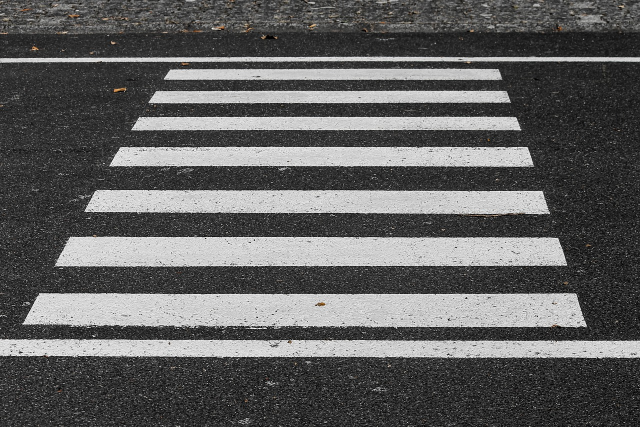
#> input picture Source/haar_model/neg/file.png, 1280 x 853 px, given in place of file.bmp, which was not available (shown at 1/2 size)
$ jupyter execute --allow-errors training.ipynb   (shell and % lines are left out)   (text cells are left out)
#> lines starting #> are read from the running program, lines starting #| are printed output that depends on the picture; after the words box and inside, x2 and y2 are one past the last pixel; in counts of white or black regions, pixels touching at a corner belong together; pictures that were not available may be replaced by others from this repository, and a replacement may not be noted
[cell 1]
from google.colab.patches import cv2_imshow
import cv2
import numpy as np
import os

[cell 2]
os.mkdir('pos')
os.mkdir('neg')
os.mkdir('negInColor')
os.mkdir('xml_data')
os.mkdir('most_fitting_photos')

[cell 3]
img = cv2.imread('/content/file.bmp')
#> img is the input picture: shape (853, 1280, 3); mean B, G, R 95.7, 95.9, 96.1
img = cv2.cvtColor(img, cv2.COLOR_BGR2GRAY)
#> img: shape (853, 1280)
cv2.imwrite('/content/pos/file.bmp', img)
#> Out = True
#> `lineRegions = lineDetector.detectMultiScale(grayImage, scaleFactor=scf..`: lineRegions = 295 rows, first 6: [315, 4, 112, 32], [480, 28, 136, 39], [443, 53, 108, 31], [563, 64, 114, 33], [4, 85, 110, 32], [358, 82, 121, 35]
#> `numberOfRectangles = len(lineRegions)`: numberOfRectangles = 295

[cell 4]
len(os.listdir('/content/neg'))

#> (a cell that did not finish here is left out)

[cell 6]
with open('neg.txt', 'a') as file:
  for negImage in os.listdir('/content/neg'):
    file.write(os.path.join('/content/neg', negImage))
    file.write('\n')

[cell 7]
os.mkdir('most_fitting_photos')

[cell 8]
# load the image and convert it to grayscale
image = cv2.imread('/content/file.bmp')
grayImage = cv2.cvtColor(image, cv2.COLOR_BGR2GRAY)

# load the line detector and detect lines in the image
lineDetector = cv2.CascadeClassifier('/content/xml_data/cascade.xml') # link do xml'a

#> (the rest of this cell did not finish here and is left out)

#> (a cell that did not finish here is left out)

[cell 10]
# load the image and convert it to grayscale
image = cv2.imread('/content/file.bmp')
grayImage = cv2.cvtColor(image, cv2.COLOR_BGR2GRAY)

# load the line detector and detect lines in the image
lineDetector = cv2.CascadeClassifier('/content/xml_data/cascade.xml') # link do xml'a

lineRegions = lineDetector.detectMultiScale(grayImage, scaleFactor=1.13, minNeighbors=3, minSize=(105, 27),  maxSize=(250, 80), flags=cv2.CASCADE_SCALE_IMAGE)
#> lineRegions = 14 rows, first 6: [668, 25, 126, 36], [1118, 376, 130, 37], [150, 303, 142, 40], [561, 740, 133, 38], [122, 232, 205, 58], [360, 737, 210, 60]

print(f"Total {len(lineRegions)} line(s) found on the image")
#| Total 14 line(s) found on the image

for i, (x, y, w, h) in enumerate(lineRegions):
  cv2.putText(image, str(i), (x, y), fontFace=cv2.FONT_HERSHEY_SIMPLEX,
              fontScale=.5, color=(0, 255, 0), thickness=2)
  cv2.rectangle(image, (x, y), (x + w, y + h), (0, 100, 255), 1)
#> this loop made 14 passes
#> (x, y, w, h) on passes 1 to 12: (668, 25, 126, 36), (1118, 376, 130, 37), (150, 303, 142, 40), (561, 740, 133, 38), (122, 232, 205, 58), (360, 737, 210, 60), (1035, 174, 223, 64), (34, 254, 211, 60), (9, 498, 204, 58), (424, 742, 211, 60), (783, 742, 209, 60), (166, 766, 218, 62)
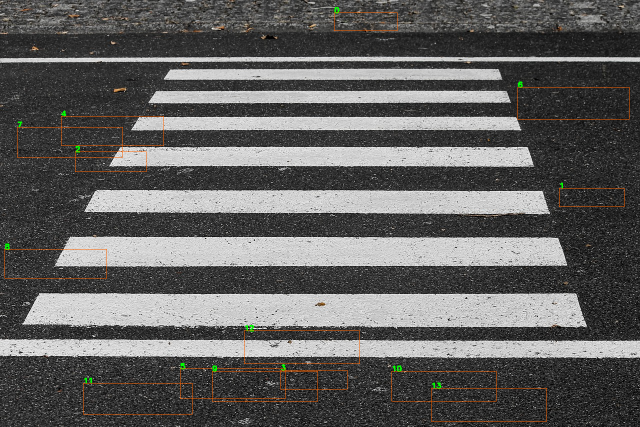
#> image: shape (853, 1280, 3) (shown at 1/2 size); 0.73% of pixels changed, all inside (x1, y1, x2, y2) = (9, 14, 1259, 843)


cv2_imshow(image)

[cell 11]
# https://www.pyimagesearch.com/2021/05/12/adaptive-thresholding-with-opencv-cv2-adaptivethreshold/

image = cv2.imread('/content/file.bmp')
grayImage = cv2.cvtColor(image, cv2.COLOR_BGR2GRAY)

lineDetector = cv2.CascadeClassifier('/content/xml_data/cascade.xml') # link do xml'a

lineRegions = lineDetector.detectMultiScale(grayImage,
                                            scaleFactor=1.03,
                                            minNeighbors=13,
                                            minSize=(105, 27),
                                            maxSize=(250, 80),
                                            flags=cv2.CASCADE_SCALE_IMAGE)
#> lineRegions = [[93, 762, 126, 36], [662, 26, 136, 39], [404, 758, 197, 56], [47, 244, 205, 59], [137, 759, 216, 62], [762, 760, 209, 60], [1008, 754, 219, 63]]

for idx, (x, y, w, h) in enumerate(lineRegions):
  gray = grayImage[y: y + h, x: x + w]
  adaptiveThreshold = cv2.adaptiveThreshold(gray, 255, cv2.ADAPTIVE_THRESH_MEAN_C,
                                            cv2.THRESH_BINARY_INV, 7, 7)
  unique, counts = np.unique(adaptiveThreshold, return_counts=True)
  dictOfUniqueElements = dict(zip(unique, counts))

  print(f'''Index: {idx}; percentage:
  {round(dictOfUniqueElements[255] / (
      dictOfUniqueElements[0] + dictOfUniqueElements[255]), 5)}''')

  cv2_imshow(image[y: y + h, x: x + w])
  cv2_imshow(adaptiveThreshold)
  print('-' * 30)
#> this loop made 7 passes
#> (x, y, w, h, counts, dictOfUniqueElements) on passes 1 to 7: (93, 762, 126, 36, [2463, 2073], {0: 2463, 255: 2073}), (662, 26, 136, 39, [3190, 2114], {0: 3190, 255: 2114}), (404, 758, 197, 56, [5782, 5250], {0: 5782, 255: 5250}), (47, 244, 205, 59, [6877, 5218], {0: 6877, 255: 5218}), (137, 759, 216, 62, [7386, 6006], {0: 7386, 255: 6006}), (762, 760, 209, 60, [6805, 5735], {0: 6805, 255: 5735}), (1008, 754, 219, 63, [7475, 6322], {0: 7475, 255: 6322})
#> (printed output is left out)
#> pass 1, `gray = grayImage[y: y + h, x: x + w]`:
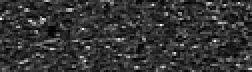
#> gray: shape (36, 126) (shown 2 times larger); min 0, max 255, mean 52.9
#> pass 1, `adaptiveThreshold = cv2.adaptiveThreshold(gray, 255, cv2.ADAPTIVE_THRE..`:
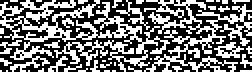
#> adaptiveThreshold: shape (36, 126) (shown 2 times larger); 45.7% white in thin lines or dots
#> pass 2, `gray = grayImage[y: y + h, x: x + w]`:
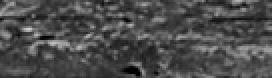
#> gray: shape (39, 136) (shown 2 times larger); min 0, max 208, mean 76.1
#> after the loop:
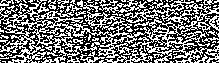
#> adaptiveThreshold: shape (63, 219); 45.8% white in thin lines or dots
#> after the loop:
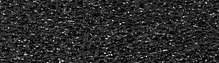
#> gray: shape (63, 219); min 0, max 255, mean 42.7
